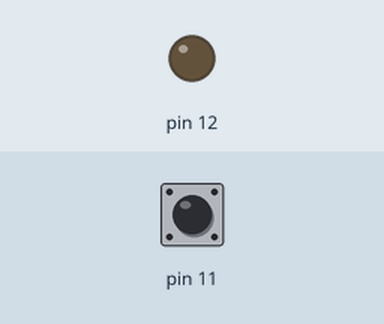
The sketch below on a simulated Arduino Uno, built with avr-gcc and run on an emulated ATmega328P. Parts: output pins drawn as LEDs (lit = HIGH). Inputs (shaded band) come from the test bench; at power-on: pin 11 HIGH.

Above: at 1.2 s.
1.3 s: pin 11 pulled LOW for 1 s
At 2.08 s:
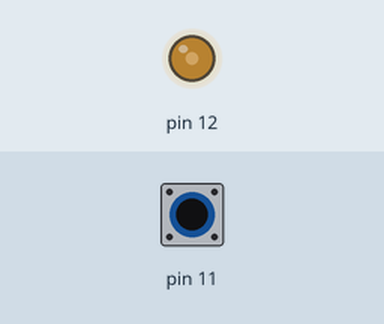
3.8 s: pin 11 pulled LOW for 3.2 s
At 7.9 s:
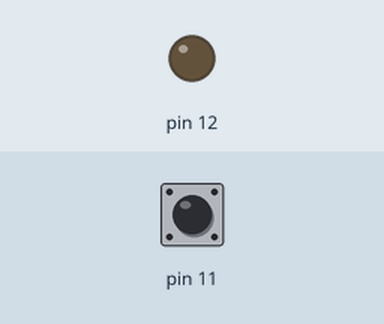
Timing chart, 0 to 9.4 s (numbered marks = the images above; inputs shaded):
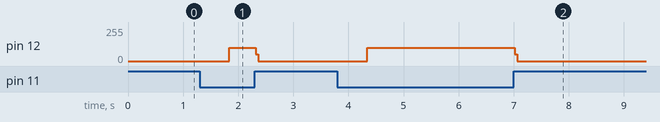

Measured:
- after the input at 1.3 s, pin 12: 0/255 → 99/255 after 0.54 s, → 0/255 0.48 s later
- after the input at 3.8 s, pin 12: 0/255 → 99/255 after 0.54 s, → 0/255 2.7 s later

The sketch:

sketch_jul17a.ino
```cpp
void setup() {
  // put your setup code here, to run once:
pinMode(12,OUTPUT);
pinMode(11,INPUT_PULLUP);

}

void loop() {
  // put your main code here, to run repeatedly:
  if(digitalRead(11)==LOW)
  {
    delay(500);
    while(digitalRead(11)==LOW)
    {
      digitalWrite(12,HIGH);
      delay(00);
      digitalWrite(12,LOW);
      delay(00);

    }
  }

}
```
